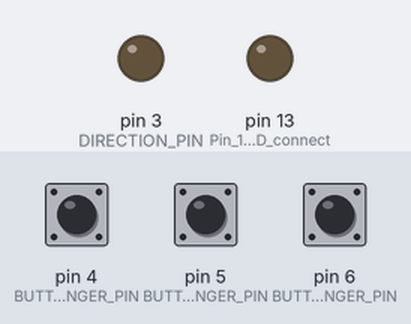
Bench run of a sketch on a simulated Arduino Uno, built with avr-gcc and run on an emulated ATmega328P. On the bench: output pins drawn as LEDs (lit = HIGH). The inputs (shaded band) are chosen by the test bench; at power-on: pin 6 (BUTTON_PRESS_AND_RELEASE_FINGER_PIN) LOW, pin 4 (BUTTON_PRESS_FINGER_PIN) LOW, pin 5 (BUTTON_RELEASE_FINGER_PIN) LOW. Pins used as bus, display or sensor lines are not drawn.

Above: at 5.0 s.
5.1 s: pin 6 (BUTTON_PRESS_AND_RELEASE_FINGER_PIN) pulled HIGH for 0.15 s
At 7.9 s:
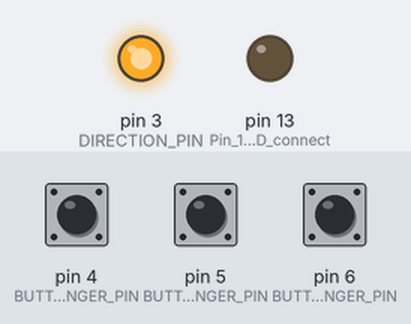
9.7 s: pin 4 (BUTTON_PRESS_FINGER_PIN) pulled HIGH for 0.15 s
At 10.5 s:
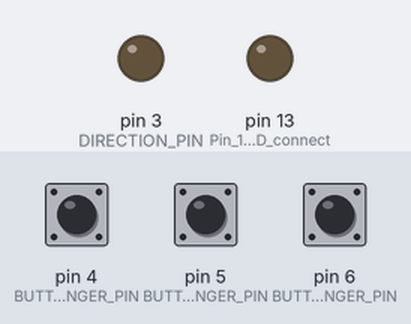
11.3 s: pin 5 (BUTTON_RELEASE_FINGER_PIN) pulled HIGH for 0.15 s
At 11.7 s:
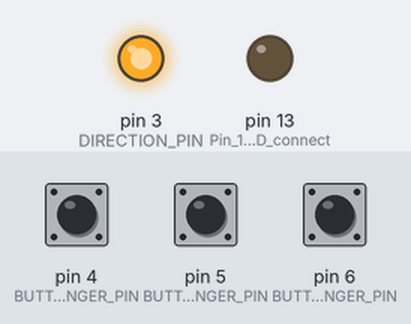
Timing chart, 0 to 13.9 s (numbered marks = the images above; inputs shaded):
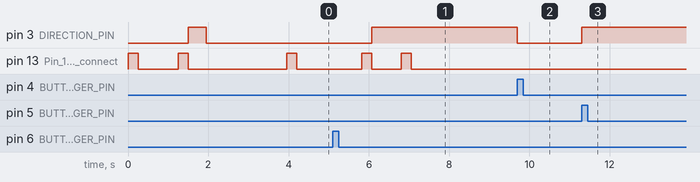

The sketch:

floppy_finger.ino
```cpp
//#include <TimerOne.h>

boolean firstRun = true; // Used for one-run-only stuffs;
//First pin being used for floppies, and the last pin. Used for looping over all pins.
const byte STEP_CONTROL_PIN = 2;
const byte DIRECTION_PIN = 3;

const byte BUTTON_PRESS_FINGER_PIN = 4;
const byte BUTTON_RELEASE_FINGER_PIN = 5;
const byte BUTTON_PRESS_AND_RELEASE_FINGER_PIN = 6;


// serial commands
const int CMD_NOTHING = -1;
const int CMD_PRESS_FINGER = 100;
const int CMD_RELEASE_FINGER = 101;
const int CMD_PRESS_AND_RELEASE_FINGER = 102;


#define RESOLUTION 80 //Microsecond resolution for notes

const byte MAX_POSITION = 180;

byte currentPosition = 0;

unsigned int currentDirection = LOW;

unsigned int currentState = LOW;

unsigned int currentTick = 0;

const unsigned int currentPeriod = 40;


void setup() {
  pinMode(13, OUTPUT);// Pin 13 has an LED connected on most Arduino boards
  pinMode(STEP_CONTROL_PIN, OUTPUT); // Step control 1
  pinMode(DIRECTION_PIN, OUTPUT); // Direction 1

  pinMode(BUTTON_PRESS_FINGER_PIN, INPUT); // "press finger" button pin
  pinMode(BUTTON_RELEASE_FINGER_PIN, INPUT); // "release finger" button pin
  pinMode(BUTTON_PRESS_AND_RELEASE_FINGER_PIN, INPUT); // "press and release finger" button pin


//  Timer1.initialize(RESOLUTION); // Set up a timer at the defined resolution
//  Timer1.attachInterrupt(tick); // Attach the tick function

  Serial.begin(9600);
}


void pressAndReleaseFinger () {

  pressFinger();
  blinkLED();

  releaseFinger();
  blinkLED();
}

void pressFinger () {
  digitalWrite(DIRECTION_PIN, LOW);
  doGo(1);
}

void releaseFinger () {
  digitalWrite(DIRECTION_PIN, HIGH);
  doGo(-1);
}

void doGo (const byte delta) {

  for (; currentPosition >= 0 && currentPosition <= MAX_POSITION; currentPosition += delta) {
    digitalWrite(STEP_CONTROL_PIN, currentState);
    delay(4);
//    Serial.println(currentPosition);
    currentState = ~currentState;
  }
  currentPosition -= delta;
//  while (true) {
//    if ((delta < 0) && (currentPosition <= 0) {
////      currentPosition = 0;
//      return;
//    }
//
//    if (delta > 0 && currentPosition >= MAX_POSITION) {
////      currentPosition = MAX_POSITION;
//      return;
//    }
//
//    digitalWrite(STEP_CONTROL_PIN, currentState);
//    currentState = ~currentState;
//
//    currentPosition += delta;
//
//    delay(1);
//   digitalWrite(STEP_CONTROL_PIN, HIGH);
//   delay(5);
//   digitalWrite(STEP_CONTROL_PIN, LOW);
//  }
}

void checkSerialCmdAndDo (const int fromSerial, const int command, void (*callback)()) {
  if (fromSerial == CMD_NOTHING) {
    return;
  }

  if (fromSerial == command) {
    callback();
  }
}

int getFromSerial () {
   if (Serial.available() <= 0) {
     return CMD_NOTHING;
   }

  int fromSerial = Serial.read();

  Serial.println(fromSerial);

  return fromSerial;
}

void checkButtonAndDo (const byte pinNumber, void (*callback)()) {
  int buttonState = digitalRead(pinNumber);

  if (buttonState == HIGH) {
    callback();
  }
}

void loop() {
  //The first loop, reset all the drives, and wait 2 seconds...
  if (firstRun)
  {
    blinkLED();
    delay(1000);
    blinkLED();

    reset();

    delay(2000);

    blinkLED();

    firstRun = false;
  }

  int fromSerial = getFromSerial();

  // press finger
  checkButtonAndDo(BUTTON_PRESS_FINGER_PIN, &pressFinger);
  checkSerialCmdAndDo(fromSerial, CMD_PRESS_FINGER, &pressFinger);

  // release finger
  checkButtonAndDo(BUTTON_RELEASE_FINGER_PIN, &releaseFinger);
  checkSerialCmdAndDo(fromSerial, CMD_RELEASE_FINGER, &releaseFinger);

  // press and release finger
  checkButtonAndDo(BUTTON_PRESS_AND_RELEASE_FINGER_PIN, &pressAndReleaseFinger);
  checkSerialCmdAndDo(fromSerial, CMD_PRESS_AND_RELEASE_FINGER, &pressAndReleaseFinger);

}


void tick () {
  if (firstRun) {
    return;
  }
  if (currentPeriod > 0) {
    currentTick++;

    if (currentTick >= currentPeriod) {
      togglePins();
//      Serial.print("position: ");
//      Serial.print(currentPosition);
//      Serial.print("\tdirection: ");
//      Serial.print(currentDirection);
//      Serial.print("\tstate:");
//      Serial.println(currentState);
      currentTick = 0;
    }
  }
}


void togglePins () {
  //Switch directions if end has been reached

  if (currentPosition >= MAX_POSITION) {
    currentDirection = HIGH;
    digitalWrite(DIRECTION_PIN, HIGH);

  }

  if (currentPosition <= 0) {
    currentDirection = LOW;
    digitalWrite(DIRECTION_PIN, LOW);

  }

  //Update currentPosition
  if (currentDirection == HIGH) {
    currentPosition--;
  }
  else {
    currentPosition++;
  }

  //Pulse the control pin
  digitalWrite(STEP_CONTROL_PIN, currentState);
  currentState = ~currentState;
}


// utility functions
//For a given controller pin, runs the read-head all the way back to 0
void reset()
{
  digitalWrite(DIRECTION_PIN, HIGH); // Go in reverse

  for (byte s = 0; s < MAX_POSITION; s += 2 ) { //Half max because we're stepping directly (no toggle)
    digitalWrite(STEP_CONTROL_PIN, HIGH);
    delay(5);
    digitalWrite(STEP_CONTROL_PIN, LOW);

  }

  currentPosition = 0; // We're reset.
  digitalWrite(DIRECTION_PIN, LOW);
  currentDirection = LOW;
  currentPosition = 0;
  //currentPosition = 0; // Ready to go forward.
}

void blinkLED() {
  digitalWrite(13, HIGH); // set the LED on
  delay(250); // wait for a second
  digitalWrite(13, LOW);
}
```

Measured:
- after the input at 5.1 s, pin 3 (DIRECTION_PIN): LOW → HIGH after 0.98 s; pin 13 (Pin_13_has_an_LED_connect): alternates HIGH for 0.25 s and LOW for 0.73 s, 4 changes in all, then stays LOW, starting after 0.73 s
- after the input at 9.7 s, pin 3 (DIRECTION_PIN): HIGH → LOW at once
- after the input at 11.3 s, pin 3 (DIRECTION_PIN): LOW → HIGH at once
